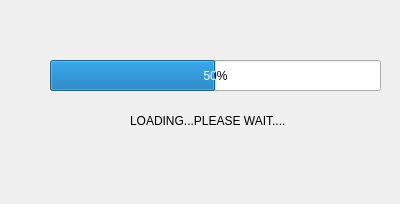
<?xml version="1.0" encoding="UTF-8"?>
<ui version="4.0">
 <class>Dialog</class>
 <widget class="QDialog" name="Dialog">
  <property name="geometry">
   <rect>
    <x>0</x>
    <y>0</y>
    <width>400</width>
    <height>204</height>
   </rect>
  </property>
  <property name="windowTitle">
   <string>LAPAZ</string>
  </property>
  <widget class="QProgressBar" name="progressBar">
   <property name="geometry">
    <rect>
     <x>50</x>
     <y>60</y>
     <width>331</width>
     <height>31</height>
    </rect>
   </property>
   <property name="value">
    <number>50</number>
   </property>
  </widget>
  <widget class="QLabel" name="label">
   <property name="geometry">
    <rect>
     <x>130</x>
     <y>100</y>
     <width>251</width>
     <height>41</height>
    </rect>
   </property>
   <property name="text">
    <string>LOADING...PLEASE WAIT....</string>
   </property>
  </widget>
 </widget>
 <resources/>
 <connections/>
</ui>
